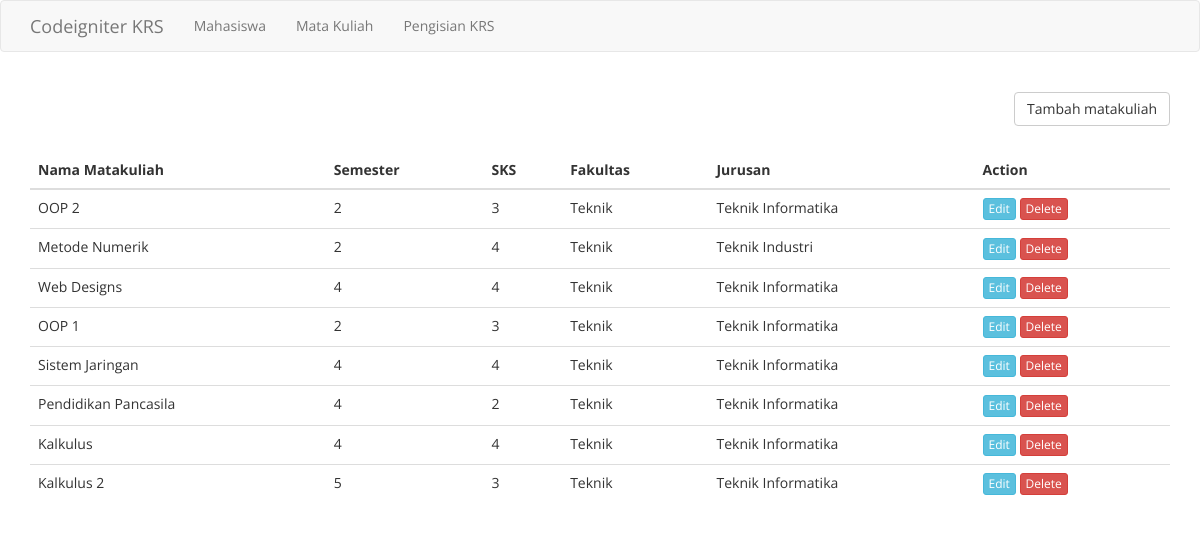
Screenshot of /index.php/matakuliah with the database file from the repository.
### tables this page shows
CREATE TABLE `matakuliah` (
  `id` int(11) NOT NULL,
  `nama` varchar(50) NOT NULL DEFAULT '0',
  `semester` int(11) DEFAULT NULL,
  `sks` int(11) DEFAULT NULL,
  `fakultas` varchar(50) NOT NULL,
  `jurusan` varchar(50) NOT NULL
);

### application/controllers/Matakuliah.php (called while the page is built, shortened)
<?php
class Matakuliah extends CI_Controller {
    public function index()
    {
        $matakuliah['matakuliahs'] = $this->m_matakuliah->all();
        $this->template->build('matakuliah/index', $matakuliah);
    }
}

### index.php (called while the page is built, shortened)
<?php
require_once BASEPATH.'core/CodeIgniter.php';

### application/models/m_matakuliah.php (called while the page is built, shortened)
<?php
class M_Matakuliah extends CI_Model {
    public function all(){
        return $this->db
                    ->get('matakuliah')
                    ->result();
    }
}

### application/views/matakuliah/index.php (the view)
<a href="<?= base_url(); ?>index.php/matakuliah/create" class="btn btn-default pull-right">Tambah matakuliah</a>
<br><br><br>
<table class="table table-hover">
    <thead>
        <tr>
            <th>Nama Matakuliah</th>
            <th>Semester</th>
            <th>SKS</th>
            <th>Fakultas</th>
            <th>Jurusan</th>
            <th>Action</th>
        </tr>
    </thead>
    <tbody>
        <?php foreach ($matakuliahs as $matakuliah): ?>
            <tr>
                <td><?= $matakuliah->nama ?></td>
                <td><?= $matakuliah->semester ?></td>
                <td><?= $matakuliah->sks ?></td>
                <td><?= $matakuliah->fakultas ?></td>
                <td><?= $matakuliah->jurusan ?></td>
                <td>
                    <a href="<?= base_url(); ?>index.php/matakuliah/edit/<?= $matakuliah->id; ?>" class="btn btn-info btn-xs">Edit</a>
                    <a href="<?= base_url(); ?>index.php/matakuliah/delete/<?= $matakuliah->id; ?>" class="btn btn-danger btn-xs" onclick="return confirm('Apa anda yakin?')">Delete</a>
                </td>
            </tr>
        <?php endforeach ?>
    </tbody>
</table>

### application/views/layouts/default.php (shortened to what this page needs)
<!DOCTYPE html>
<html lang="en">
<head>
    <link rel="stylesheet" href="<?= base_url(); ?>assets/css/bootstrap.css">
    <link rel="stylesheet" href="<?= base_url(); ?>assets/css/style.css">
</head>
<body>
    <nav class="navbar navbar-default" role="navigation">
        <div class="container">
            <div class="navbar-header">
                <a class="navbar-brand" href="<?= base_url(); ?>">Codeigniter KRS</a>
            </div>
            <div class="collapse navbar-collapse navbar-ex1-collapse">
                <ul class="nav navbar-nav">
                    <li><a href="<?= base_url(); ?>index.php/mahasiswa">Mahasiswa</a></li>
                    <li><a href="<?= base_url(); ?>index.php/matakuliah">Mata Kuliah</a></li>
                    <li><a href="<?= base_url(); ?>index.php/krs">Pengisian KRS</a></li>
                </ul>
            </div>
        </div>
    </nav>
    <div class="container">
        <?php echo $template['body']; ?>
    </div>
</body>
</html>

### assets/css/style.css (style rules this page uses)
body { font-family: 'Open Sans', sans-serif; }
.navbar { margin-bottom: 40px; }

### rows the page displays
matakuliah: nama "OOP 2", semester "2", sks "3", fakultas "Teknik", jurusan "Teknik Informatika"
matakuliah: nama "Metode Numerik", semester "2", sks "4", fakultas "Teknik", jurusan "Teknik Industri"
matakuliah: nama "Web Designs", semester "4", sks "4", fakultas "Teknik", jurusan "Teknik Informatika"
matakuliah: nama "OOP 1", semester "2", sks "3", fakultas "Teknik", jurusan "Teknik Informatika"
matakuliah: nama "Sistem Jaringan", semester "4", sks "4", fakultas "Teknik", jurusan "Teknik Informatika"
matakuliah: nama "Pendidikan Pancasila", semester "4", sks "2", fakultas "Teknik", jurusan "Teknik Informatika"
matakuliah: nama "Kalkulus", semester "4", sks "4", fakultas "Teknik", jurusan "Teknik Informatika"
matakuliah: nama "Kalkulus 2", semester "5", sks "3", fakultas "Teknik", jurusan "Teknik Informatika"
